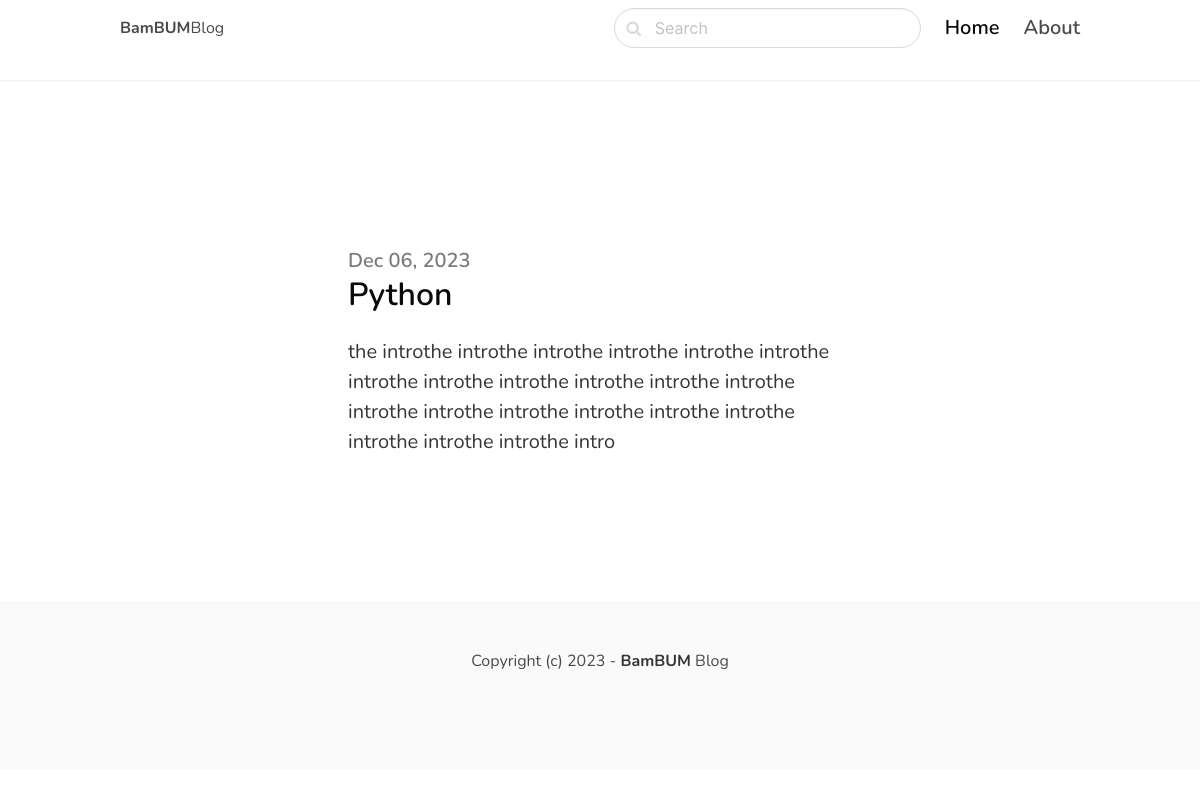
Page /python/ on the committed database.
### blog/models.py (models this page shows, shortened)
class Post(models.Model):
    ACTIVE = 'active'
    DRAFT = 'draft'
    CHOICES_STATUS = (
        (ACTIVE, 'Active'),
        (DRAFT, 'Draft')
    )
    category = models.ForeignKey(Category, related_name='posts', on_delete=models.CASCADE)
    title = models.CharField(max_length=255, verbose_name='Заголовок:')
    slug = models.SlugField()
    intro = models.TextField(verbose_name="Вступление:")
    body = models.TextField(verbose_name="Содержимое:")
    created_at = models.DateTimeField(auto_now_add=True, verbose_name="Созданно в:")
    status = models.CharField(max_length=10, choices=CHOICES_STATUS, default=ACTIVE)
    image = models.ImageField(upload_to='uploads/', blank=True, null=True)
    class Meta():
        ordering = ('-created_at',)

### blog/views.py (the view)
# urls.py: path('<slug:slug>/', views.category, name='category_detail'),
def category(request, slug):
    category = get_object_or_404(Category, slug=slug)
    posts = category.posts.filter(status=Post.ACTIVE)
    return render(request, 'blog/category.html', {'category': category, 'posts': posts})

### blog/templates/blog/category.html (shortened to what this page needs)
{% extends 'core/base.html' %}
{% block content %}
 <section class="hero">
    <div class="hero-body">
      <div class="container">
          <section class="section">
              <div class="columns">
                <div class="column column is-8 is-offset-2">
                  {% for post in category.posts.all %}
                    <div class="content is-medium">
                      <a href="{% url 'post_detail'  post.category.slug post.slug %}">
                        <h2 class="subtitle is-5 has-text-grey">{{ post.created_at|date:'M d, Y' }}</h2>
                        <h1 class="title has-text-black is-3">{{ post.title }}</h1>
                        <p class="has-text-dark">{{ post.intro }}</p>
                      </a>
                    </div>
                  {% endfor %}
                </div>
              </div>
          </section>
      </div>
    </div>
 </section>
{% endblock %}

### core/templates/core/base.html (style rules this page uses)
body { font-family: 'Nunito', sans-serif; }

### rows in the picture
Post: created_at "Dec 06, 2023", title "Python", intro "the introthe introthe introthe introthe introthe introthe introthe introthe introthe introthe introthe introthe introthe introthe introthe introthe introthe introthe introthe introthe introthe intro"
